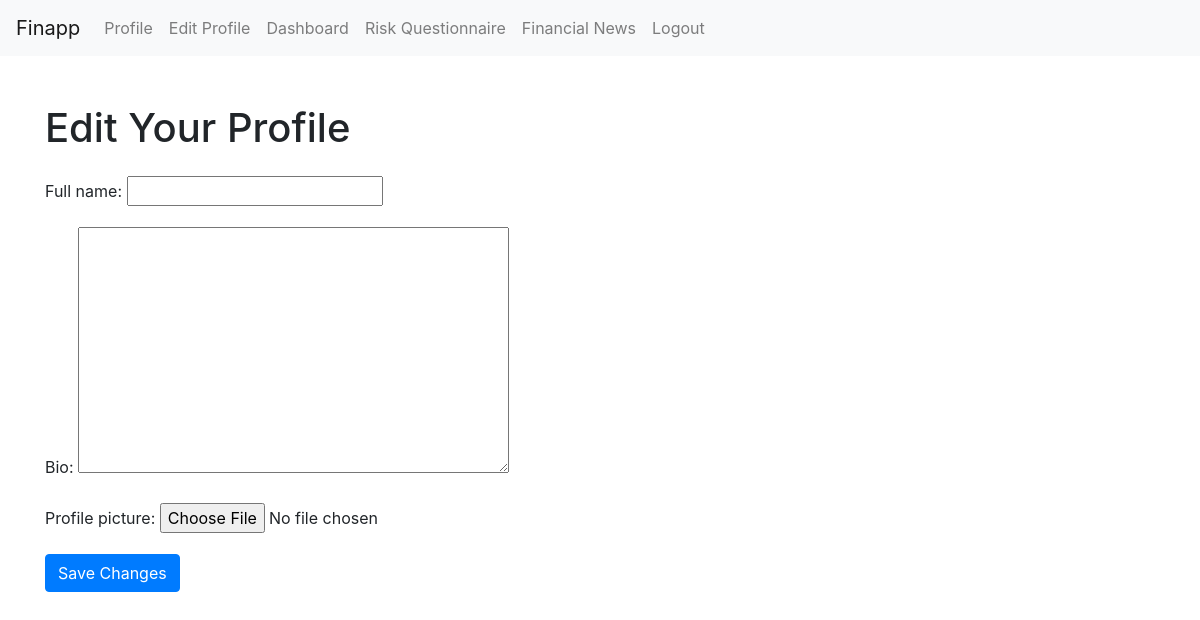
Before: /Finapp/edit_profile/ (signed in) with the older database file.
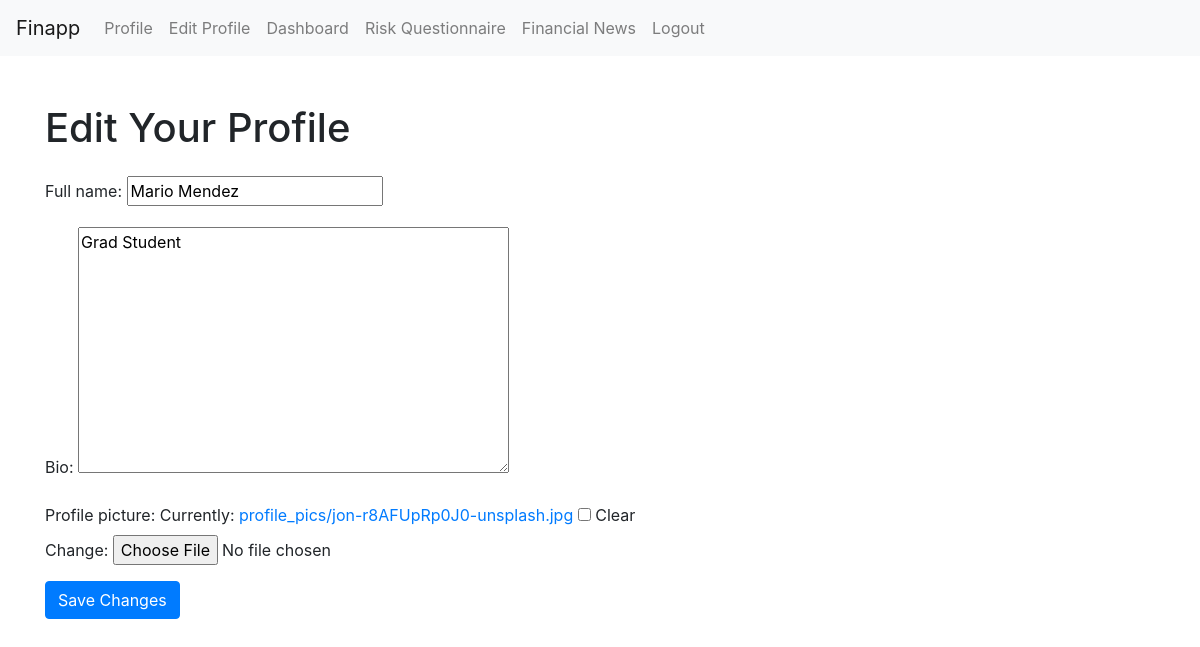
After: the same page with the newer database file.
### Finapp/models.py (models this page shows, shortened)
class UserProfile(models.Model):
    user = models.OneToOneField(User, on_delete=models.CASCADE)
    full_name = models.CharField(max_length=255)
    bio = models.TextField(blank=True)
    profile_picture = models.ImageField(upload_to='profile_pics/', blank=True)
    risk_profile = models.CharField(max_length=50, blank=True, null=True)

### Finapp/views.py (the view)
# urls.py: path('edit_profile/', views.edit_profile, name='edit_profile'),
@login_required
def edit_profile(request):
    user_profile = UserProfile.objects.get(user=request.user)
    if request.method == 'POST':
        form = UserProfileForm(request.POST, request.FILES, instance=user_profile)
        if form.is_valid():
            form.save()
            return redirect('Finapp:view_profile')
    else:
        form = UserProfileForm(instance=user_profile)
    return render(request, 'profile/edit_profile.html', {'form': form})

### Finapp/forms.py
class UserProfileForm(forms.ModelForm):
    class Meta:
        model = UserProfile
        fields = ['full_name', 'bio', 'profile_picture']

### Finapp/templates/profile/edit_profile.html (shortened to what this page needs)
{% extends "base.html" %}
{% block content %}
    <div class="container">
        <h1 class="mt-5">Edit Your Profile</h1>
        <form method="post" enctype="multipart/form-data" class="mt-4">
            {{ form.as_p }}
            <button type="submit" class="btn btn-primary">Save Changes</button>
        </form>
    </div>
{% endblock %}

Changed rows visible on the page:
changed UserProfile: full_name (not shown) → "Mario Mendez"; bio (not shown) → "Grad Student"
Other visible differences:
form field as_p: (not shown) → "☐"
text no longer shown: "Full name: Bio: Profile picture:"
text now shown: "Full name: Bio: Profile picture: Currently: profile_pics/jon-r8AFUpRp0J0-unsplash.jpg Clear Change:"
